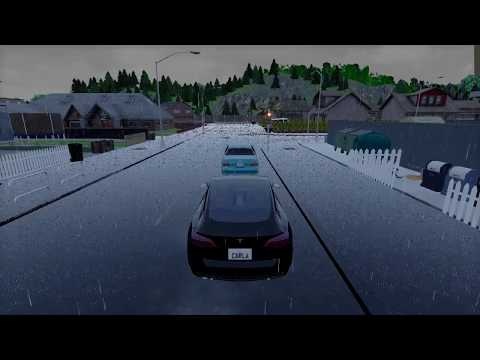
#> input picture code/roby_Use/trafficsigns-imagefailures/Python_Image_Failures/sim1.jpg, 480 x 360 px
$ python nobayesfilter-greyscale.py
#> lines starting #> are read from the running program, lines starting #| are printed output that depends on the picture
#represent the no bayes filter (greyscale) failure
import numpy as np
import cv2
from PIL import Image
from matplotlib import pyplot as plt
from matplotlib import image as mpimg
import os

def rgb2gray(rgb):
    return np.dot(rgb[...,:3], [0.2989, 0.5870, 0.1140])


#2 approaches for transforming in greyscale
#see also  nobayesfilter-greyscale2.py
#depending on your image detection algorithm, one or the other may be preferable
img = mpimg.imread('sim1.jpg')
#> img is the input picture: shape (360, 480, 3); mean R, G, B 48.1, 55.2, 67.3
gray = rgb2gray(img)
#> in rgb2gray, `return np.dot(rgb[...,:3], [0.2989, 0.5870, 0.1140])`:
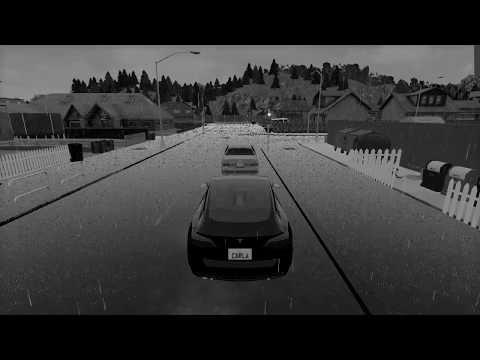
#> returned value: shape (360, 480) float64; min 0, max 240.9, mean 54.5

plt.figure(num='Failure NO BAYER FILTER')
plt.subplot(121),plt.imshow(img),plt.title('Original')
plt.xticks([]), plt.yticks([])
plt.subplot(122),plt.imshow(gray),plt.title('Greyscale')
plt.xticks([]), plt.yticks([])
plt.show()
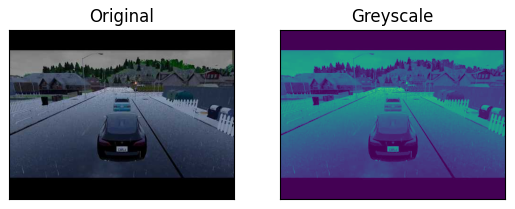
#> figure drawn by matplotlib, 2 panels

#ok
